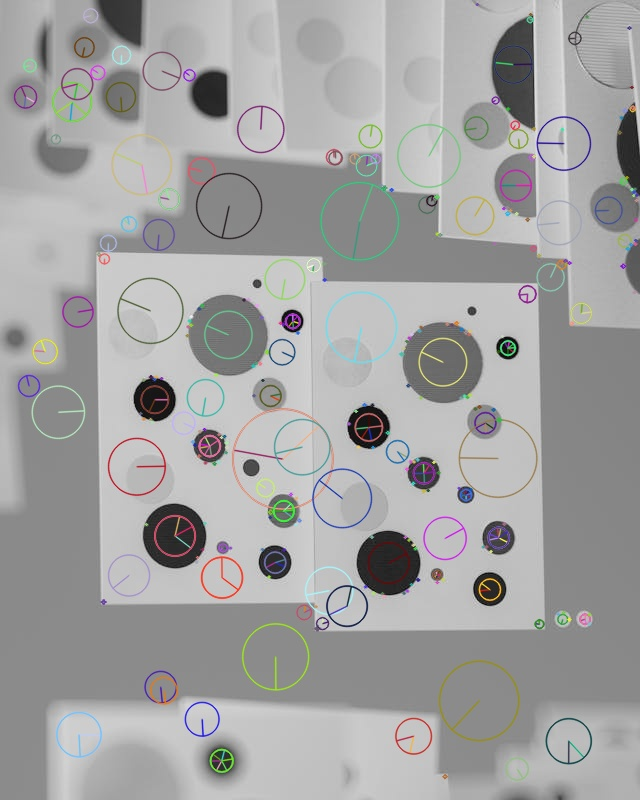
#> input picture feature_detection/SIFT_default.jpg, 640 x 800 px
$ python main.py -i ../feature_detection/SIFT_default.jpg   (older library calls are emulated)
#> lines starting #> are read from the running program, lines starting #| are printed output that depends on the picture; after the words box and inside, x2 and y2 are one past the last pixel; in counts of white or black regions, pixels touching at a corner belong together
### final_project/segmentation_engine.py
import cv2
import numpy as np


class SegmentationEngine:
    # Engine for extracting subject masks using GrabCut segmentation with Gaussian Mixture Models (GMM)

    def __init__(self, model_selection=1):
        # Margin ratio for initial bounding rectangle (10% on each side)
        self.rectangle_margin_ratio = 0.1

    def extract_subject_mask(self, image):
        # Initialize empty mask for GrabCut algorithm
        initial_mask = np.zeros(image.shape[:2], np.uint8)
        # GMM models for background and foreground (5 Gaussian components with 13 parameters each)
        background_model = np.zeros((1, 65), np.float64)
        foreground_model = np.zeros((1, 65), np.float64)

        # Calculate dimensions for initial bounding rectangle
        height, width = image.shape[:2]
        margin_h = int(height * self.rectangle_margin_ratio)
        margin_w = int(width * self.rectangle_margin_ratio)
        # Create bounding rectangle: (x, y, width, height) with margins
        bounding_rect = (margin_w, margin_h, width - 2*margin_w, height - 2*margin_h)

        try:
            # Run GrabCut algorithm with 5 iterations using Markov Random Fields for segmentation refinement
            cv2.grabCut(image, initial_mask, bounding_rect, background_model, foreground_model, 5, cv2.GC_INIT_WITH_RECT)
            # Convert GrabCut mask to binary: probable/definite BG (0,2)→0, probable/definite FG (1,3)→1
            subject_mask = np.where((initial_mask == 2) | (initial_mask == 0), 0, 1).astype('float32')
        except:
            # Fallback to elliptical mask if GrabCut fails
            subject_mask = self._create_fallback_center_mask(image.shape[:2])

        return subject_mask

    # [31 lines left out: functions _create_fallback_center_mask, extract_multi_class_mask, visualize_mask, not called in this run]

### final_project/mask_processor.py
import cv2
import numpy as np


class MaskProcessor:
    # Post-processes segmentation masks using morphological operations (removes noise, fills holes, smooths edges)

    def __init__(self):
        # Small elliptical structuring element for fine operations (5x5 pixels)
        self.small_kernel = cv2.getStructuringElement(cv2.MORPH_ELLIPSE, (5, 5))
        # Medium elliptical structuring element for moderate operations (9x9 pixels)
        self.medium_kernel = cv2.getStructuringElement(cv2.MORPH_ELLIPSE, (9, 9))
        # Large elliptical structuring element for heavy operations (15x15 pixels)
        self.large_kernel = cv2.getStructuringElement(cv2.MORPH_ELLIPSE, (15, 15))

    def refine_mask(self, mask, smoothing_level=2):
        # Convert float mask to uint8 format for morphological operations
        mask_uint8 = (mask * 255).astype(np.uint8) if mask.dtype in [np.float32, np.float64] else mask.copy()
        _, binary_mask = cv2.threshold(mask_uint8, 127, 255, cv2.THRESH_BINARY)
        # Morphological opening (erosion→dilation) removes small noise specks
        noise_removed = cv2.morphologyEx(binary_mask, cv2.MORPH_OPEN, self.small_kernel)
        # Morphological closing (dilation→erosion) fills small holes in mask
        holes_filled = cv2.morphologyEx(noise_removed, cv2.MORPH_CLOSE, self.medium_kernel)
        edges_smoothed = self.smooth_mask_edges(holes_filled, smoothing_level)
        # Convert back to float32 in range [0, 1] for alpha blending
        refined_float = edges_smoothed.astype(np.float32) / 255.0
        return refined_float

    def smooth_mask_edges(self, mask, smoothing_level=2):
        # Apply graduated edge smoothing based on desired softness level
        if smoothing_level == 1:
            smoothed = cv2.GaussianBlur(mask, (5, 5), 0)  # Light smoothing
        elif smoothing_level == 2:
            smoothed = cv2.GaussianBlur(mask, (9, 9), 0)  # Medium smoothing (default)
        elif smoothing_level >= 3:
            smoothed = cv2.GaussianBlur(mask, (15, 15), 0)  # Heavy smoothing
            smoothed = cv2.dilate(smoothed, self.small_kernel, iterations=1)  # Expand mask slightly
        else:
            smoothed = mask  # No smoothing
        return smoothed

    # [37 lines left out: functions remove_small_components, erode_mask, dilate_mask, feather_mask_edges, create_mask_visualization, not called in this run]

### final_project/artistic_filters.py
import cv2
import numpy as np


class ArtisticFilters:

    def __init__(self):
        pass

    # [4 lines left out: function apply_gaussian_blur, not called in this run]

    def apply_bilateral_blur(self, image, neighborhood_diameter=15, color_sigma=80, space_sigma=80):
        edge_preserved = cv2.bilateralFilter(image, neighborhood_diameter, color_sigma, space_sigma)
        return edge_preserved

    # [150 lines left out: functions apply_median_filter, extract_edges, extract_sobel_edges, create_sketch_effect, apply_oil_paint_effect, apply_watercolor_effect and 12 more, not called in this run]

    def apply_color_pencil(self, image):
        sketch_gray, sketch_color = cv2.pencilSketch(image, sigma_s=60, sigma_r=0.07, shade_factor=0.05)
        return sketch_color

    def apply_edge_preserve_filter(self, image):
        filtered = cv2.edgePreservingFilter(image, flags=1, sigma_s=60, sigma_r=0.4)
        return filtered

    def apply_detail_enhance(self, image):
        enhanced = cv2.detailEnhance(image, sigma_s=10, sigma_r=0.15)
        return enhanced

    # [4 lines left out: function apply_grayscale, not called in this run]

    def apply_invert(self, image):
        inverted = cv2.bitwise_not(image)
        return inverted

    # [33 lines left out: functions apply_posterize, apply_solarize, apply_motion_blur, apply_crosshatch, not called in this run]

### final_project/image_compositor.py
import cv2
import numpy as np


class ImageCompositor:
    # Handles image compositing using Porter-Duff alpha blending for seamless foreground/background composition

    def __init__(self):
        pass

    def blend_foreground_background(self, foreground, background, mask, feather=True):
        # Convert single-channel mask to 3-channel for RGB blending
        mask_3ch = np.stack([mask] * 3, axis=-1) if len(mask.shape) == 2 else mask
        if feather:
            # Apply Gaussian blur to mask for soft edge transitions
            mask_3ch = self.feather_mask(mask_3ch, blur_kernel_size=5)
        # Porter-Duff "over" compositing: result = fg*alpha + bg*(1-alpha)
        composited = (foreground.astype(np.float32) * mask_3ch +
                      background.astype(np.float32) * (1 - mask_3ch)).astype(np.uint8)
        return composited

    # [5 lines left out: function blend_with_alpha, not called in this run]

    def apply_masked_effect(self, original_image, filtered_image, mask):
        # Apply filter effect only to masked regions using Porter-Duff compositing
        return self.blend_foreground_background(filtered_image, original_image, mask)

    def invert_mask(self, mask):
        # Flip mask values: 0 becomes 1, 1 becomes 0 (swap foreground/background)
        return 1.0 - mask

    def feather_mask(self, mask, blur_kernel_size=5):
        # Create soft gradient at mask edges using Gaussian blur with odd kernel size
        kernel_size = blur_kernel_size + 1 if blur_kernel_size % 2 == 0 else blur_kernel_size
        feathered = cv2.GaussianBlur(mask.astype(np.float32), (kernel_size, kernel_size), 0)
        return feathered

    # [52 lines left out: functions extract_foreground, extract_background, replace_background, create_vignette_effect, overlay_edges, not called in this run]

### final_project/main.py
import cv2
import numpy as np
import argparse
import os
from pathlib import Path

from segmentation_engine import SegmentationEngine
from mask_processor import MaskProcessor
from artistic_filters import ArtisticFilters
from image_compositor import ImageCompositor


AVAILABLE_FILTERS = {
    'gaussian_blur': {'desc': 'Gaussian blur', 'target': 'bg', 'func': 'apply_gaussian_blur'},
    'bilateral_blur': {'desc': 'Bilateral blur (edge-preserving)', 'target': 'bg', 'func': 'apply_bilateral_blur'},
    'median_filter': {'desc': 'Median filter', 'target': 'bg', 'func': 'apply_median_filter'},
    'oil_paint': {'desc': 'Oil painting effect', 'target': 'bg', 'func': 'apply_oil_paint_effect'},
    'watercolor': {'desc': 'Watercolor painting', 'target': 'bg', 'func': 'apply_watercolor_effect'},
    'sketch': {'desc': 'Pencil sketch (grayscale)', 'target': 'full', 'func': 'apply_pencil_drawing'},
    'color_sketch': {'desc': 'Color pencil sketch', 'target': 'full', 'func': 'apply_color_pencil'},
    'cartoon': {'desc': 'Cartoon/comic effect', 'target': 'full', 'func': 'apply_cartoon_effect'},
    'edges': {'desc': 'Edge detection', 'target': 'fg', 'func': 'extract_edges'},
    'edge_enhance': {'desc': 'Edge enhancement', 'target': 'fg', 'func': 'enhance_foreground_edges'},
    'sharpen': {'desc': 'Sharpen image', 'target': 'full', 'func': 'sharpen_image'},
    'vignette': {'desc': 'Vignette (darkened corners)', 'target': 'full', 'func': 'apply_vignette'},
    'pixelate': {'desc': 'Pixelation/mosaic', 'target': 'full', 'func': 'apply_pixelation'},
    'emboss': {'desc': 'Emboss effect', 'target': 'full', 'func': 'apply_emboss'},
    'hdr': {'desc': 'HDR effect', 'target': 'full', 'func': 'apply_hdr_effect'},
    'vintage': {'desc': 'Vintage/retro effect', 'target': 'full', 'func': 'apply_vintage_effect'},
    'cool_tone': {'desc': 'Cool color tone (blue tint)', 'target': 'full', 'func': 'apply_cool_tone'},
    'warm_tone': {'desc': 'Warm color tone (orange tint)', 'target': 'full', 'func': 'apply_warm_tone'},
    'sepia': {'desc': 'Sepia tone', 'target': 'full', 'func': 'apply_sepia_tone'},
    'grayscale': {'desc': 'Grayscale conversion', 'target': 'full', 'func': 'apply_grayscale'},
    'invert': {'desc': 'Invert colors', 'target': 'full', 'func': 'apply_invert'},
    'posterize': {'desc': 'Posterize (reduce colors)', 'target': 'full', 'func': 'apply_posterize'},
    'solarize': {'desc': 'Solarization effect', 'target': 'full', 'func': 'apply_solarize'},
    'motion_blur': {'desc': 'Motion blur', 'target': 'full', 'func': 'apply_motion_blur'},
    'crosshatch': {'desc': 'Crosshatch drawing', 'target': 'full', 'func': 'apply_crosshatch'},
    'edge_preserve': {'desc': 'Edge-preserving smoothing', 'target': 'full', 'func': 'apply_edge_preserve_filter'},
    'detail_enhance': {'desc': 'Detail enhancement', 'target': 'full', 'func': 'apply_detail_enhance'},
}


class ArtisticFilterSystem:

    def __init__(self):
        self.segmentation = SegmentationEngine()
        self.mask_processor = MaskProcessor()
        self.filters = ArtisticFilters()
        self.compositor = ImageCompositor()
        self.setup_directories()

    def setup_directories(self):
        Path("final_project/sample_inputs").mkdir(parents=True, exist_ok=True)
        Path("final_project/filtered_outputs").mkdir(parents=True, exist_ok=True)
        Path("final_project/mask_visualizations").mkdir(parents=True, exist_ok=True)

    def process_image(self, image, mode=1, save_intermediate=False):
        mask = self.segmentation.extract_subject_mask(image)
        refined_mask = self.mask_processor.refine_mask(mask)

        if save_intermediate:
            mask_vis = cv2.applyColorMap((refined_mask * 255).astype(np.uint8), cv2.COLORMAP_JET)
            cv2.imwrite("final_project/mask_visualizations/subject_mask.png", mask_vis)

        processed_image = self.apply_mode(image, refined_mask, mode)
        return processed_image

    def apply_mode(self, image, mask, mode):
        if mode == 1:
            return self.mode_blurred_background(image, mask)
        elif mode == 2:
            return self.mode_sketch_foreground(image, mask)
        elif mode == 3:
            return self.mode_fully_artistic(image, mask)
        elif mode == 4:
            return self.mode_inverse_stylization(image, mask)
        else:
            print(f"Unknown mode {mode}, defaulting to mode 1")
            return self.mode_blurred_background(image, mask)

    def mode_blurred_background(self, image, mask):
        blurred_bg = self.filters.apply_bilateral_blur(image, neighborhood_diameter=15,
                                                        color_sigma=80, space_sigma=80)
        result = self.compositor.blend_foreground_background(foreground=image,
                                                              background=blurred_bg, mask=mask)
        return result

    # [55 lines left out: functions mode_sketch_foreground, mode_fully_artistic, mode_inverse_stylization, apply_custom_filters, not called in this run]

    def process_static_image(self, input_path, output_path, mode=1, custom_filters=None):
        image = cv2.imread(input_path)
        if image is None:
            print(f"Error: Could not load image from {input_path}")
            return

        print(f"Processing image: {input_path}")
        print(f"Image size: {image.shape[1]}x{image.shape[0]}")

        mask = self.segmentation.extract_subject_mask(image)
        refined_mask = self.mask_processor.refine_mask(mask)

        if custom_filters:
            print(f"Applying custom filters: {', '.join(custom_filters)}")
            result = self.apply_custom_filters(image, refined_mask, custom_filters)
        else:
            result = self.process_image(image, mode=mode, save_intermediate=True)

        cv2.imwrite(output_path, result)
        print(f"Saved result to: {output_path}")
        self.display_comparison(image, result)

    def display_comparison(self, original, processed):
        max_height = 800
        if original.shape[0] > max_height:
            scale = max_height / original.shape[0]
            new_width = int(original.shape[1] * scale)
            original_display = cv2.resize(original, (new_width, max_height))
            processed_display = cv2.resize(processed, (new_width, max_height))
        else:
            original_display = original.copy()
            processed_display = processed.copy()

        comparison = np.hstack([original_display, processed_display])
        cv2.imshow("Comparison: Original (left) | Processed (right)", comparison)
        print("Press any key to close the comparison window...")
        cv2.waitKey(0)
        cv2.destroyAllWindows()

    # [105 lines left out: functions interactive_mode, print_filter_list, not called in this run]


def main():
    parser = argparse.ArgumentParser(description="Augmented Artistic Image Filtering System")
    parser.add_argument("--input", "-i", type=str, help="Input image path (for static image mode)")
    parser.add_argument("--output", "-o", type=str, default="final_project/filtered_outputs/artistic_output.png",
                       help="Output image path")
    parser.add_argument("--mode", "-m", type=int, default=1, choices=[1, 2, 3, 4],
                       help="Filter mode: 1=Blurred BG, 2=Sketch FG, 3=Fully Artistic, 4=Inverse")
    parser.add_argument("--interactive", action="store_true",
                       help="Interactive mode - select filters from menu")
    parser.add_argument("--filters", "-f", type=str, nargs='+',
                       help="Apply custom filters (space-separated list)")
    parser.add_argument("--list-filters", action="store_true",
                       help="List all available filters")

    args = parser.parse_args()

    # List filters and exit
    if args.list_filters:
        print_filter_list()
        return

    # Initialize system
    system = ArtisticFilterSystem()

    if args.interactive:
        if not args.input:
            print("Error: Interactive mode requires --input argument")
            print("Example: python main.py -i sample_inputs/photo.jpg --interactive")
            return
        system.interactive_mode(args.input)
    elif args.input:
        # Static image mode with optional custom filters
        if args.filters:
            # Custom filters specified
            system.process_static_image(args.input, args.output, custom_filters=args.filters)
        else:
            # Use predefined mode
            system.process_static_image(args.input, args.output, mode=args.mode)
#> in process_static_image, image is the input picture: shape (800, 640, 3); mean B, G, R 162, 162.2, 162.4
#| Image size: 640x800
#> in process_static_image, `mask = self.segmentation.extract_subject_mask(image)`:
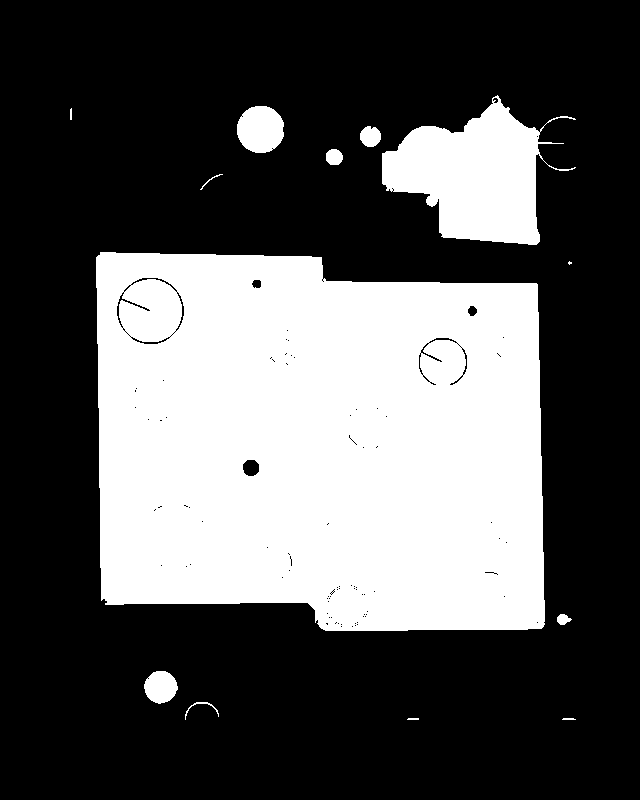
#> mask: shape (800, 640) float32; values 0 (black) and 1 (white), 33.7% white; 13 white regions (1 under 20 px), largest, box (x1, y1, x2, y2) and area: (96, 252, 545, 631) 153514, (382, 95, 576, 245) 15397, (237, 106, 284, 153) 1766
#> in refine_mask, `holes_filled = cv2.morphologyEx(noise_removed, cv2.MORPH_CLOSE, self.m..`:
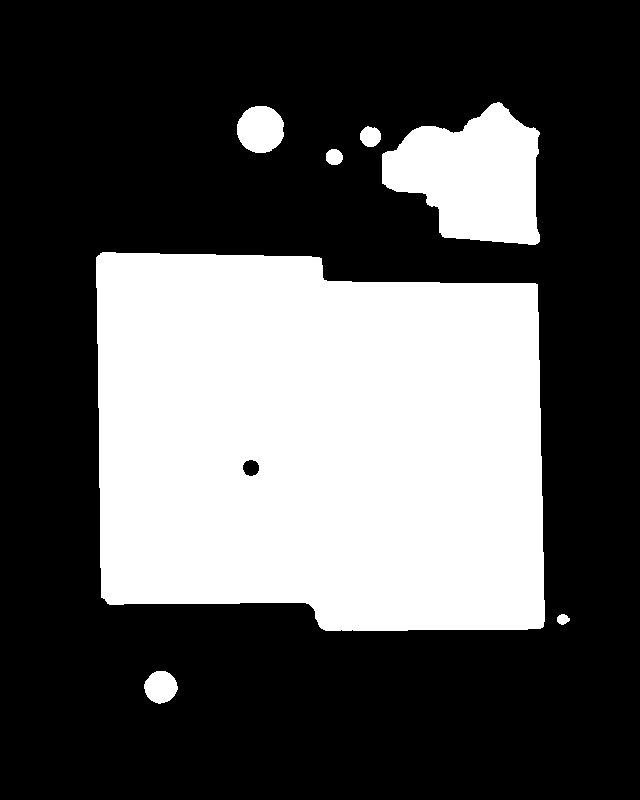
#> holes_filled: shape (800, 640); 33.8% white; 7 white regions, largest, box (x1, y1, x2, y2) and area: (96, 252, 545, 631) 154349, (382, 102, 540, 245) 15218, (237, 106, 284, 153) 1763
#> in process_image, `mask = self.segmentation.extract_subject_mask(image)`:
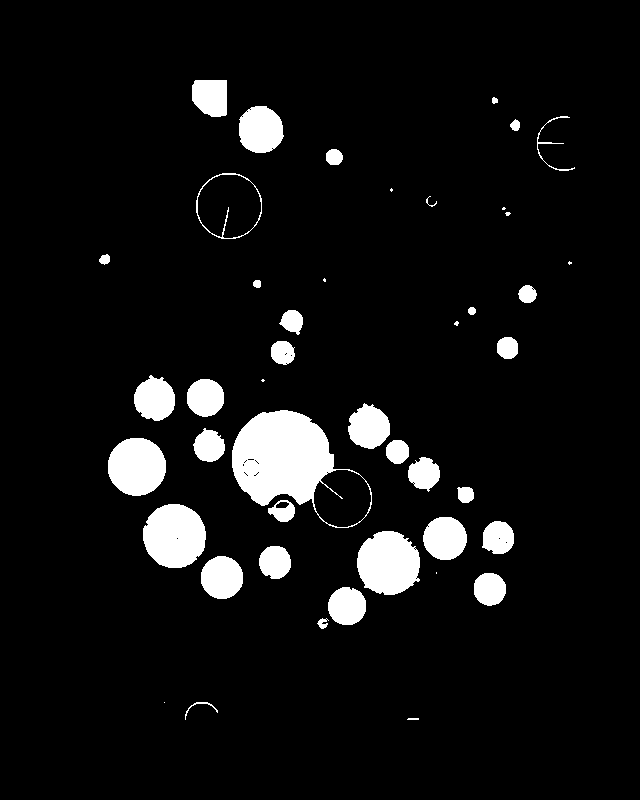
#> mask: shape (800, 640) float32; values 0 (black) and 1 (white), 6.9% white; 45 white regions (9 under 20 px), largest, box (x1, y1, x2, y2) and area: (232, 410, 372, 528) 7528, (143, 504, 206, 568) 3177, (357, 531, 420, 595) 3158
#> call 2 of refine_mask, with smoothing_level = 2
#> in refine_mask (call 2), `noise_removed = cv2.morphologyEx(binary_mask, cv2.MORPH_OPEN, self.sma..`:
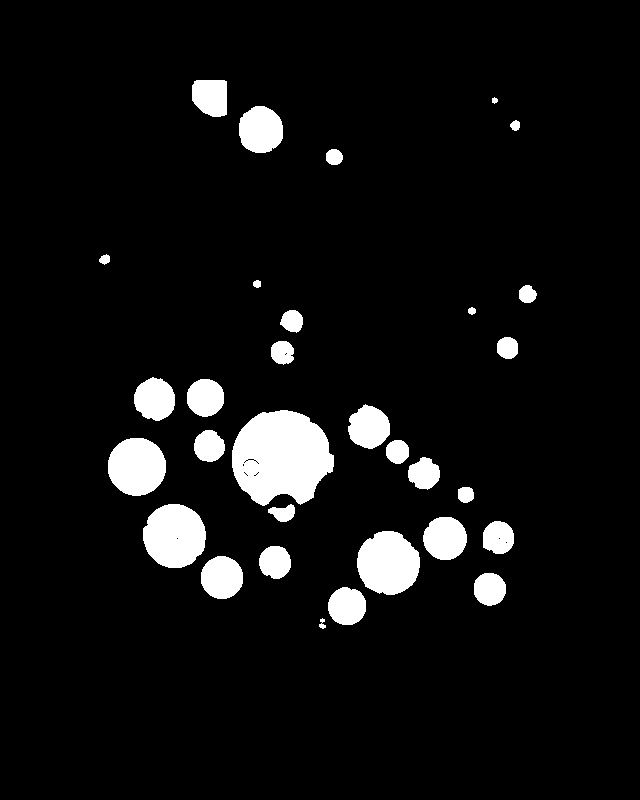
#> noise_removed: shape (800, 640); 6.6% white; 31 white regions, largest, box (x1, y1, x2, y2) and area: (232, 410, 334, 506) 7290, (143, 504, 206, 568) 3166, (357, 531, 420, 595) 3116
#> call 2 of smooth_mask_edges, with smoothing_level = 2
#> in smooth_mask_edges (call 2), `smoothed = cv2.GaussianBlur(mask, (9, 9), 0)`:
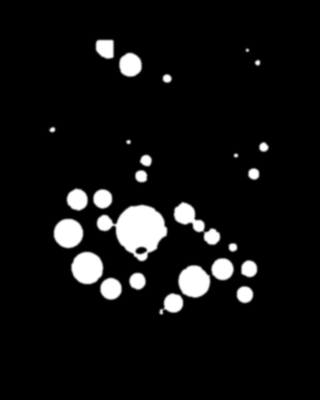
#> smoothed: shape (800, 640) (shown at 1/2 size); min 0, max 255, mean 17.1
#> in process_image, `mask_vis = cv2.applyColorMap((refined_mask * 255).astype(np.uint8), cv..`:
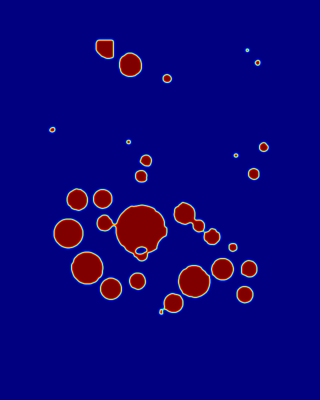
#> mask_vis: shape (800, 640, 3) (shown at 1/2 size); mean B, G, R 121.8, 3.7, 10.5
#> in display_comparison, `comparison = np.hstack([original_display, processed_display])`:
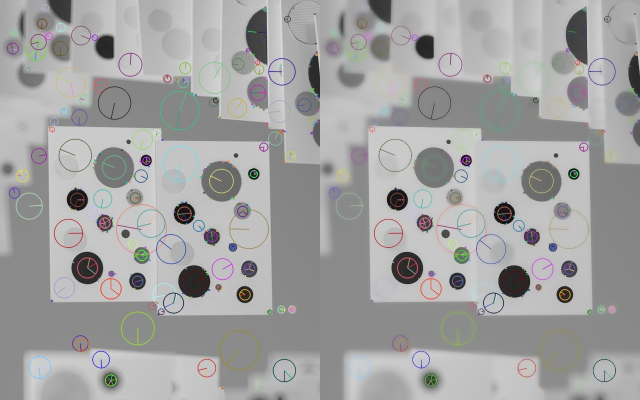
#> comparison: shape (800, 1280, 3) (shown at 1/2 size); mean B, G, R 162.1, 162.3, 162.5
    else:
        print("Error: Please specify a processing mode")
        print("\nExamples:")
        print("  Predefined mode:   python main.py -i sample_inputs/photo.jpg -m 1")
        print("  Custom filters:    python main.py -i sample_inputs/photo.jpg -f gaussian_blur vignette")
        print("  Interactive mode:  python main.py -i sample_inputs/photo.jpg --interactive")
        print("  List filters:      python main.py --list-filters")


if __name__ == "__main__":
    main()
